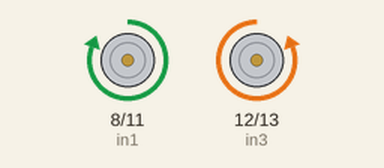
Simulated run of this sketch. Board: Arduino Uno, built with avr-gcc and run on an emulated ATmega328P. Shown: motor-driver pin pairs drawn as motors (green arrow = first pin HIGH = forward, orange = second pin HIGH = backward, longer = more drive, scaled by the enable pin).

Above: at 0.5 s.
At 2.5 s:
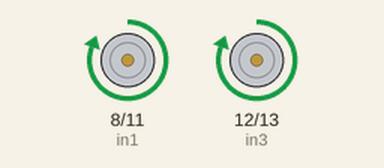
Timing chart, 0 to 5.2 s (numbered marks = the images above):
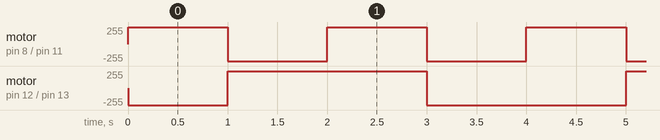

Measured:
- by itself, motor on pin 8 (in1) / pin 11 (in2): alternates forward 255/255 for 1.0 s and backward 255/255 for 1.0 s
- by itself, motor on pin 12 (in3) / pin 13 (in4): repeats every 4.0 s: forward 255/255 2.0 s, backward 255/255 2.0 s

The sketch:

robot_base2.ino
```cpp
int in1 = 8;
int in2 = 11;
int in3 = 12;
int in4 = 13;
int pwm = 9;
int pwm1 =10;


void setup()
{

  pinMode(in1,OUTPUT);
  pinMode(in2,OUTPUT);
  pinMode(in3,OUTPUT);
  pinMode(in4,OUTPUT);
  pinMode(pwm,OUTPUT);
  pinMode(pwm1,OUTPUT);
}

void _mForward()
{
  digitalWrite(pwm,HIGH);
  digitalWrite(pwm1,HIGH);
  digitalWrite(in1,HIGH);
  digitalWrite(in2,LOW);
  digitalWrite(in3,LOW);
  digitalWrite(in4,HIGH);
  Serial.println("going forward!");
}
void _mBackward()
{
  digitalWrite(pwm,HIGH);
  digitalWrite(pwm1,HIGH);
  digitalWrite(in1,LOW);
  digitalWrite(in2,HIGH);
  digitalWrite(in3,HIGH);
  digitalWrite(in4,LOW);
  Serial.println("going backward!");
}
void _mLeft()
{
  digitalWrite(pwm,HIGH);
  digitalWrite(pwm1,HIGH);
  digitalWrite(in1,HIGH);
  digitalWrite(in2,LOW);
  digitalWrite(in3,HIGH);
  digitalWrite(in4,LOW);
  Serial.println("going left!");
}
void _mRight()
{
  digitalWrite(pwm,HIGH);
  digitalWrite(pwm1,HIGH);
  digitalWrite(in1,LOW);
  digitalWrite(in2,HIGH);
  digitalWrite(in3,LOW);
  digitalWrite(in4,HIGH);
  Serial.println("going right!");
}

void loop()
{
  _mForward();

  delay(1000);

  _mBackward();

  delay(1000);
  _mLeft();

  delay(1000);
  _mRight();

  delay(1000);
}
```
